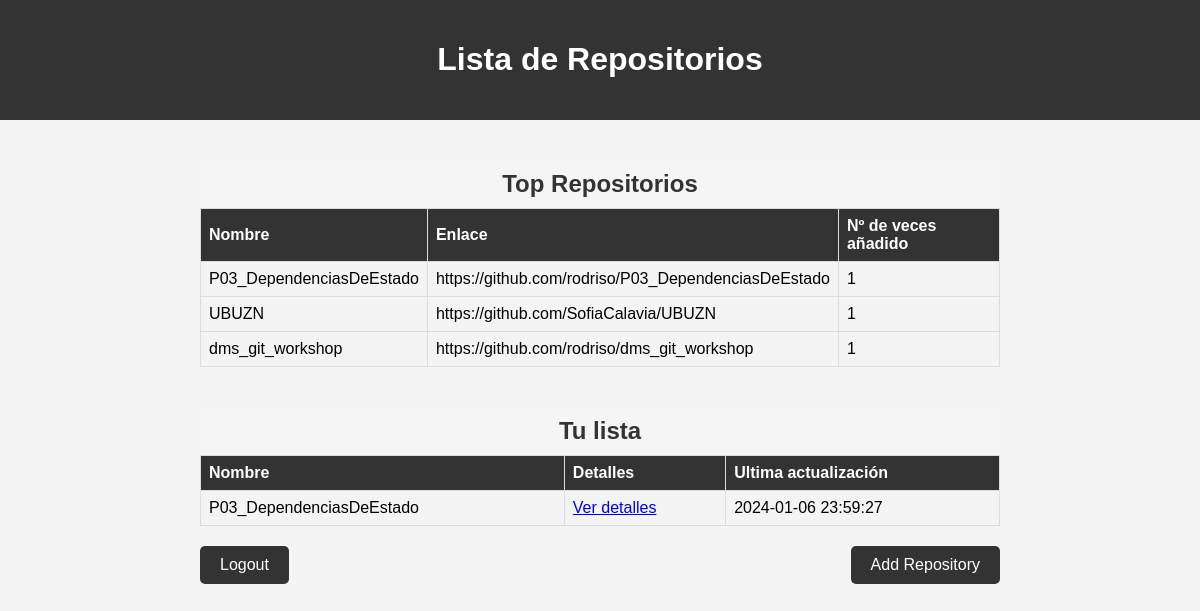
The app's page /main/ (signed in) with its own data.
### db.py (models this page shows)
class Base(DeclarativeBase):
    pass

class repository(Base):
    __tablename__ = "repositorys"
    id = Column(Integer, primary_key=True)
    name = Column(String)
    owner = Column(String)
    forks = Column(Integer)
    stars = Column(Integer)
    default_branch = Column(String)
    open_issues = Column(Integer)
    creation_date = Column(DateTime)
    github_link = Column(String)
    user_id = Column(Integer, ForeignKey("user_account.id"))
    user = relationship("Users", back_populates="repositorys")
    last_update = Column(DateTime)
    times_added = Column(Integer, default=0)

### app.py (the view)
@app.route('/main/', methods=['POST', 'GET'])
def main():
    if check_logged():
        return to_login()
    user_id = db.get_user_id(session['logged_in_user'])
    get_repos = db.get_repo(user_id)
    top_repositories = db.get_top_repositories()
    return render_template('main.html', repos=get_repos,user_id=user_id,top_repositories=top_repositories)

### app.py (called while the page is built)
def check_logged():
    return 'logged_in_user' not in session

### db.py (called while the page is built)
def get_repo(user_id: int):
    with Session(engine) as session:
        user = session.query(Users).get(user_id)
        if user:
            return user.repositorys
        else:
            return []

def get_user_id(name):
    with Session(engine) as session:
        user = session.query(Users).filter_by(name=name).first()
        return user.id

def get_top_repositories():
    with Session(engine) as session:
        query = (
            session.query(repository,repository.name,repository.times_added,repository.github_link)
            .order_by(desc(repository.times_added))
            .limit(3)
        )
        result = query.all()
        return result

### templates/main.html (shortened to what this page needs)
<!DOCTYPE html>
<html lang="en">
<head>
  <link rel="stylesheet" href="{{ url_for('static', filename='main.css') }}">
</head>
<body>
  <header>
    <h1>Lista de Repositorios</h1>
  </header>
  <div class="container">
    <table>
      <caption>Top Repositorios</caption>
      <thead>
          <tr>
              <th>Nombre</th>
              <th>Enlace</th>
              <th>Nº de veces añadido</th>
          </tr>
      </thead>
      <tbody>
          {% for repo in top_repositories %}
          <tr>
              <td>{{ repo.name }}</td>
              <td>{{ repo.github_link }}</td>
              <td>{{ repo.times_added }}</td>
          </tr>
          {% endfor %}
      </tbody>
  </table>
    <table>
      <caption>Tu lista</caption>
      <thead>
        <tr>
          <th>Nombre</th>
          <th>Detalles</th>
          <th>Ultima actualización</th>
        </tr>
      </thead>
      <tbody>
        {% if repos %}
          {% for repo in repos %}
            <tr>
              <td>{{ repo.name }}</td>
              <td><a href="/details/{{repo.id}}">Ver detalles</a></td>
              <td>{{ repo.last_update.strftime("%Y-%m-%d %H:%M:%S") }}</td>
            </tr>
          {% endfor %}
        {% else %}
          <tr>
            <td colspan="3" class="no-repos">No se han añadido repositorios.</td>
          </tr>
        {% endif %}
      </tbody>
    </table>
    <div class="actions">
      <a href='/logout' class="button">Logout</a>
      <a href="/add_repo/" class="button">Add Repository</a>
    </div>
  </div>
</body>
</html>

### static/main.css (style rules this page uses)
body { font-family: 'Arial', sans-serif; background-color: #f4f4f4; margin: 0; padding: 0; }
header { background-color: #333; color: #fff; text-align: center; padding: 20px 0; }
.container { max-width: 800px; margin: 20px auto; }
table { width: 100%; border-collapse: collapse; margin-top: 40px; }
th, td { text-align: center; border: 1px solid #ddd; padding: 8px; text-align: left; border-bottom: 1px solid #ddd; }
th { background-color: #333; color: #fff; }
.actions { margin-top: 20px; display: flex; justify-content: space-between; }
a.button { padding: 10px 20px; text-decoration: none; background-color: #333; color: #fff; border-radius: 5px; transition: background-color 0.3s; }
caption { font-size: 1.5em; font-weight: bold; color: #333; padding: 10px; background-color: #f5f5f5; }

### records on screen
repository: name "P03_DependenciasDeEstado", github_link "https://github.com/rodriso/P03_DependenciasDeEstado", times_added "1", last_update "2024-01-06 23:59:27"
repository: name "UBUZN", github_link "https://github.com/SofiaCalavia/UBUZN", times_added "1"
repository: name "dms_git_workshop", github_link "https://github.com/rodriso/dms_git_workshop", times_added "1"
